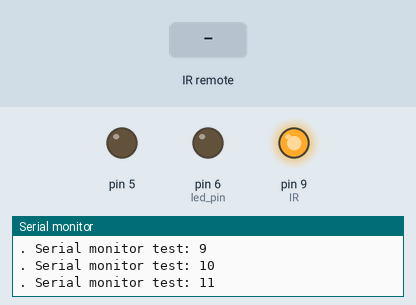
This program was run on a simulated Arduino Uno, built with avr-gcc and run on an emulated ATmega328P. Shown: output pins drawn as LEDs (lit = HIGH), the last lines printed to the serial monitor. The inputs (shaded band) are chosen by the test bench.

Above: at 4.5 s.
4.6 s: infrared code 0xF7A05F received
At 4.87 s:
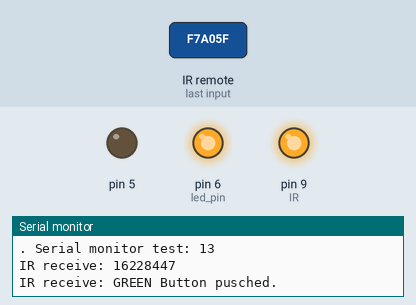
7.6 s: infrared code 0xF720DF received
10.6 s: infrared code 0x6D9228D7 received
Timing chart, 0 to 18.2 s (numbered marks = the images above; inputs shaded):
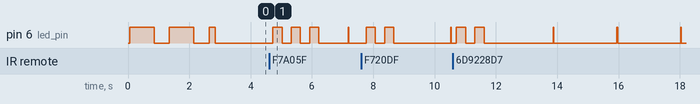

The program:

main.cpp
```cpp
/**
 *
 * PlatformIO: Install library using PlatformIO
 * - Search for: IRremote by Rafi Khan
 *
 * Download IRremote Arduino Library on Github:
 * - URL: https://github.com/z3t0/Arduino-IRremote
 *
 */

#include <Arduino.h>
#include <IRremote.h>
#include <SignalLED.h>

// Counting ticks
unsigned long counter = 0;

const int TICK = 100;
const int WAIT = 500;
const int LATENCY = 50;

// IRremote defines
IRrecv irrecv(11);
decode_results results;

unsigned long ir_undefined;

// Initialize SignalLED using PIN 6 (GND on PIN 5)
SignalLED signalLED(6, 5);

void reset() {
  ir_undefined = 0;
  counter = 1;      // 0 würde alive-LED auslösen, was nicht gewünscht ist
}

void setup() {
  Serial.begin(9600);

  // Set pin mode for IR
  pinMode(9, OUTPUT);     // IR +5V
  pinMode(10, OUTPUT);    // IR gnd
  pinMode(11, OUTPUT);    // IR input (see: enableIRIn)

  // Initial pin level for IR
  digitalWrite(9, HIGH);
  digitalWrite(10, LOW);
  digitalWrite(11, LOW);

  // Initial IR in pin
  irrecv.enableIRIn();

  // Send a 'Hello' via LED :)
  signalLED.start();
}

void loop() {

  if (ir_undefined) {
    Serial.print("IRremote: last undefined code: ");
    Serial.print(ir_undefined);
  }
  Serial.print(". Serial monitor test: ");
  Serial.println(counter++);

  // IRremote receive and decode
  if (irrecv.decode(&results)) {
    Serial.print("IR receive: ");
    Serial.println(results.value, DEC);
    irrecv.resume();

    switch(results.value) {
    case 0:
      break;
    case 16195807: case 1838295255:
      Serial.println("IR receive: RED Button pusched.");
      signalLED.blink(2);
      reset();
      break;
    case 16228447: case 1838327895:
      Serial.println("IR receive: GREEN Button pusched.");
      signalLED.blink(3);
      reset();
      break;
    case 1838336055:
      Serial.println("IR receive: Start/Stop Button pusched.");
      signalLED.start();
      reset();
      break;
    default:
      signalLED.panik();
      Serial.println("IR receive: undefined code.");
      ir_undefined = results.value;
      break;
    }
  }

  signalLED.alive();

  delay(TICK);
}
```

SignalLED.h
```cpp
class SignalLED {

  protected:

    const int WAIT = 500;
    const int LATENCY = 50;

  public:

    int led_pin = 6;
    int led_gnd = 5;

    long counter = 0;

    SignalLED(int pin_led, int pin_gnd) {
      this->setup(pin_led, pin_gnd);
    }

    void setup(int pin_led, int pin_gnd = 0) {
      // Initialize
      this->led_pin = pin_led;
      this->led_gnd = pin_gnd;
      // PINs for LED
      if (pin_gnd) {
        pinMode(pin_gnd, OUTPUT);     // GND
        digitalWrite(pin_gnd, LOW);
      }
      pinMode(pin_led, OUTPUT);       // +5V
      digitalWrite(pin_led, LOW);
    }

    // Lässt die LED cnt-Mal blinken
    void blink(int cnt, int ms = 300) {
      digitalWrite(this->led_pin, LOW);
      delay(this->LATENCY);
      for (int i = 0; i < cnt; i++) {
        digitalWrite(this->led_pin, HIGH);
        delay(ms);
        digitalWrite(this->led_pin, LOW);
        delay(ms);
      }
    }

  /**
   * Lässt die LED auf Pin pin 'hektisch' blinken.
   */
  void panik(int cnt = 10, int rate = 50) {
    this->blink(cnt, rate);
  }

  /**
   * Lässt die LED alle ticks lang kurz blinken.
   *
   * alive() wird in loop() aufgerufen.
   */
  void alive(int tick = 20, int ms = 20) {
    if (this->counter % tick == 0) {
      digitalWrite(this->led_pin, LOW);
      delay(this->LATENCY);
      digitalWrite(this->led_pin, HIGH);
      delay(ms);
      digitalWrite(this->led_pin, LOW);
    }
    this->counter++;
  }

  void start(int rate = 800) {
    digitalWrite(this->led_pin, LOW);
    delay(this->LATENCY);
    digitalWrite(this->led_pin, HIGH);
    delay(rate);
    digitalWrite(this->led_pin, LOW);
    delay(500);
    digitalWrite(this->led_pin, HIGH);
    delay(rate);
    digitalWrite(this->led_pin, LOW);
    delay(500);
    digitalWrite(this->led_pin, HIGH);
    delay(200);
    digitalWrite(this->led_pin, LOW);
    delay(this->WAIT);
    this->reset();
  }

  void reset() {
    this->counter = 1;      // 0 würde alive-LED auslösen, was nicht gewünscht ist
  }

};
```
